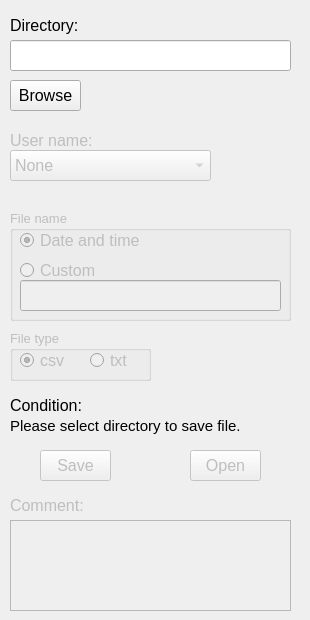
              <widget class="QWidget" name="tab_25">
               <attribute name="title">
                <string>Other</string>
               </attribute>
               <widget class="QLabel" name="label_30">
                <property name="geometry">
                 <rect>
                  <x>10</x>
                  <y>10</y>
                  <width>171</width>
                  <height>31</height>
                 </rect>
                </property>
                <property name="font">
                 <font>
                  <pointsize>12</pointsize>
                 </font>
                </property>
                <property name="text">
                 <string>Directory:</string>
                </property>
               </widget>
               <widget class="QLineEdit" name="lineEdit_directory_O_ay">
                <property name="geometry">
                 <rect>
                  <x>10</x>
                  <y>40</y>
                  <width>281</width>
                  <height>31</height>
                 </rect>
                </property>
                <property name="font">
                 <font>
                  <pointsize>12</pointsize>
                 </font>
                </property>
                <property name="text">
                 <string/>
                </property>
               </widget>
               <widget class="QPushButton" name="pushButton_browse_save_O_ay">
                <property name="geometry">
                 <rect>
                  <x>10</x>
                  <y>80</y>
                  <width>71</width>
                  <height>31</height>
                 </rect>
                </property>
                <property name="font">
                 <font>
                  <pointsize>12</pointsize>
                 </font>
                </property>
                <property name="text">
                 <string>Browse</string>
                </property>
               </widget>
               <widget class="QGroupBox" name="groupBox_File_Type_O_ay">
                <property name="enabled">
                 <bool>false</bool>
                </property>
                <property name="geometry">
                 <rect>
                  <x>10</x>
                  <y>330</y>
                  <width>141</width>
                  <height>51</height>
                 </rect>
                </property>
                <property name="font">
                 <font>
                  <pointsize>10</pointsize>
                 </font>
                </property>
                <property name="title">
                 <string>File type</string>
                </property>
                <widget class="QRadioButton" name="radioButton_csv_O_ay">
                 <property name="geometry">
                  <rect>
                   <x>10</x>
                   <y>20</y>
                   <width>51</width>
                   <height>21</height>
                  </rect>
                 </property>
                 <property name="font">
                  <font>
                   <pointsize>12</pointsize>
                  </font>
                 </property>
                 <property name="acceptDrops">
                  <bool>false</bool>
                 </property>
                 <property name="autoFillBackground">
                  <bool>false</bool>
                 </property>
                 <property name="text">
                  <string>csv</string>
                 </property>
                 <property name="checked">
                  <bool>true</bool>
                 </property>
                </widget>
                <widget class="QRadioButton" name="radioButton_txt_O_ay">
                 <property name="geometry">
                  <rect>
                   <x>80</x>
                   <y>20</y>
                   <width>51</width>
                   <height>21</height>
                  </rect>
                 </property>
                 <property name="font">
                  <font>
                   <pointsize>12</pointsize>
                  </font>
                 </property>
                 <property name="text">
                  <string>txt</string>
                 </property>
                </widget>
               </widget>
               <widget class="QGroupBox" name="groupBox_Filename_O_ay">
                <property name="enabled">
                 <bool>false</bool>
                </property>
                <property name="geometry">
                 <rect>
                  <x>10</x>
                  <y>210</y>
                  <width>281</width>
                  <height>111</height>
                 </rect>
                </property>
                <property name="font">
                 <font>
                  <pointsize>10</pointsize>
                 </font>
                </property>
                <property name="title">
                 <string>File name</string>
                </property>
                <widget class="QRadioButton" name="radioButton_Timename_O_ay">
                 <property name="geometry">
                  <rect>
                   <x>10</x>
                   <y>20</y>
                   <width>131</width>
                   <height>21</height>
                  </rect>
                 </property>
                 <property name="font">
                  <font>
                   <pointsize>12</pointsize>
                  </font>
                 </property>
                 <property name="text">
                  <string>Date and time</string>
                 </property>
                 <property name="checked">
                  <bool>true</bool>
                 </property>
                </widget>
                <widget class="QRadioButton" name="radioButton_Custom_Name_O_ay">
                 <property name="geometry">
                  <rect>
                   <x>10</x>
                   <y>50</y>
                   <width>81</width>
                   <height>21</height>
                  </rect>
                 </property>
                 <property name="font">
                  <font>
                   <pointsize>12</pointsize>
                  </font>
                 </property>
                 <property name="text">
                  <string>Custom</string>
                 </property>
                </widget>
                <widget class="QLineEdit" name="lineEdit_Custom_Name_O_ay">
                 <property name="enabled">
                  <bool>false</bool>
                 </property>
                 <property name="geometry">
                  <rect>
                   <x>10</x>
                   <y>70</y>
                   <width>261</width>
                   <height>31</height>
                  </rect>
                 </property>
                 <property name="font">
                  <font>
                   <pointsize>12</pointsize>
                  </font>
                 </property>
                </widget>
               </widget>
               <widget class="QLabel" name="label_comment_O_ay">
                <property name="enabled">
                 <bool>false</bool>
                </property>
                <property name="geometry">
                 <rect>
                  <x>10</x>
                  <y>490</y>
                  <width>91</width>
                  <height>31</height>
                 </rect>
                </property>
                <property name="font">
                 <font>
                  <pointsize>12</pointsize>
                 </font>
                </property>
                <property name="text">
                 <string>Comment:</string>
                </property>
               </widget>
               <widget class="QTextEdit" name="textEdit_comment_O_ay">
                <property name="enabled">
                 <bool>false</bool>
                </property>
                <property name="geometry">
                 <rect>
                  <x>10</x>
                  <y>520</y>
                  <width>281</width>
                  <height>91</height>
                 </rect>
                </property>
               </widget>
               <widget class="QPushButton" name="pushButton_Save_O_ay">
                <property name="enabled">
                 <bool>false</bool>
                </property>
                <property name="geometry">
                 <rect>
                  <x>40</x>
                  <y>450</y>
                  <width>71</width>
                  <height>31</height>
                 </rect>
                </property>
                <property name="font">
                 <font>
                  <pointsize>12</pointsize>
                 </font>
                </property>
                <property name="text">
                 <string>Save</string>
                </property>
               </widget>
               <widget class="QPushButton" name="pushButton_Open_O_ay">
                <property name="enabled">
                 <bool>false</bool>
                </property>
                <property name="geometry">
                 <rect>
                  <x>190</x>
                  <y>450</y>
                  <width>71</width>
                  <height>31</height>
                 </rect>
                </property>
                <property name="font">
                 <font>
                  <pointsize>12</pointsize>
                 </font>
                </property>
                <property name="text">
                 <string>Open</string>
                </property>
               </widget>
               <widget class="QLabel" name="label_condition_O_ay">
                <property name="geometry">
                 <rect>
                  <x>10</x>
                  <y>410</y>
                  <width>291</width>
                  <height>31</height>
                 </rect>
                </property>
                <property name="font">
                 <font>
                  <pointsize>11</pointsize>
                 </font>
                </property>
                <property name="text">
                 <string>Please select directory to save file.</string>
                </property>
               </widget>
               <widget class="QLabel" name="label_34">
                <property name="geometry">
                 <rect>
                  <x>10</x>
                  <y>390</y>
                  <width>81</width>
                  <height>31</height>
                 </rect>
                </property>
                <property name="font">
                 <font>
                  <pointsize>12</pointsize>
                 </font>
                </property>
                <property name="text">
                 <string>Condition:</string>
                </property>
               </widget>
               <widget class="QLabel" name="label_username_O_ay">
                <property name="enabled">
                 <bool>false</bool>
                </property>
                <property name="geometry">
                 <rect>
                  <x>10</x>
                  <y>130</y>
                  <width>121</width>
                  <height>21</height>
                 </rect>
                </property>
                <property name="font">
                 <font>
                  <pointsize>12</pointsize>
                 </font>
                </property>
                <property name="text">
                 <string>User name:</string>
                </property>
               </widget>
               <widget class="QComboBox" name="comboBox_Name_Folder_O_ay">
                <property name="enabled">
                 <bool>false</bool>
                </property>
                <property name="geometry">
                 <rect>
                  <x>10</x>
                  <y>150</y>
                  <width>201</width>
                  <height>31</height>
                 </rect>
                </property>
                <property name="font">
                 <font>
                  <pointsize>12</pointsize>
                 </font>
                </property>
                <item>
                 <property name="text">
                  <string>None</string>
                 </property>
                </item>
                <item>
                 <property name="text">
                  <string>Horimbere</string>
                 </property>
                </item>
                <item>
                 <property name="text">
                  <string>Sell</string>
                 </property>
                </item>
                <item>
                 <property name="text">
                  <string>Snyder</string>
                 </property>
                </item>
                <item>
                 <property name="text">
                  <string>Tran</string>
                 </property>
                </item>
                <item>
                 <property name="text">
                  <string>Vannucci</string>
                 </property>
                </item>
                <item>
                 <property name="text">
                  <string>Wang</string>
                 </property>
                </item>
                <item>
                 <property name="text">
                  <string>Williams</string>
                 </property>
                </item>
               </widget>
              </widget>
